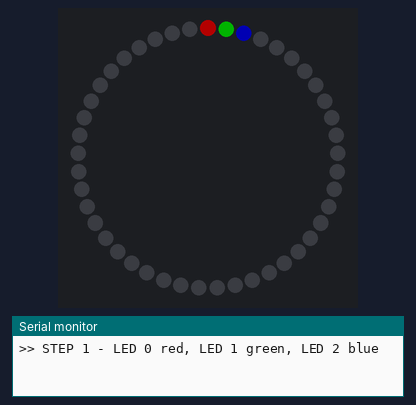
Bench run of a sketch on a simulated Arduino Nano, built with avr-gcc and run on an emulated ATmega328P. Parts: 45 RGB LEDs in a ring, first at the top, clockwise, the last lines printed to the serial monitor. Dim RGB values are drawn brighter than linear.

Above: at 0.1 s.
At 7.1 s:
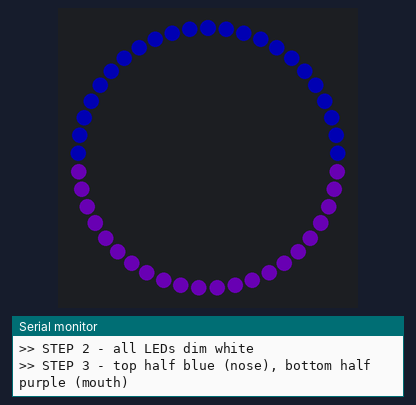
At 37.7 s:
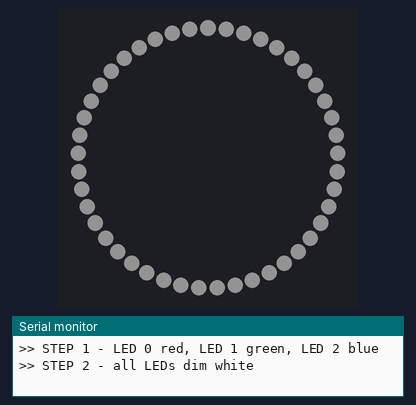

Measured:
- what the display in image 1 shows lasts 4.0 s, from 7.0 s to 11.0 s

The sketch:

LedRingTest.ino
```cpp
/*
  LED RING TEST  -  Arduino Nano Every

  Tests ONLY the LED ring (no motors, no sensors). Same pin, brightness and colours as BreathDevice.

  It repeats 5 steps forever. The Serial Monitor or Processing (115200 baud) shows which step is running:
    1. LED 0 RED, LED 1 GREEN, LED 2 BLUE   -> where the ring starts, which way it counts, and if the colours are right
    2. ALL LEDs dim white                   -> every LED works? (a broken LED stops all the LEDs after it)
    3. TOP half BLUE, BOTTOM half PURPLE    -> the nose / mouth halves (uses TOP_LED)
    4. the white spinning bar, 2 rounds     -> the opening / closing animation
    5. both halves slowly brighter, then darker, 2 times -> the breathing light, at the real speed (4 s from off to full)

  WIRING
    Ring DI (data IN, not DO!) -> 220-470 ohm resistor -> Nano A1
    Ring 5V  -> BOTTOM red rail  (power bank 5V)
    Ring GND -> BOTTOM blue rail (power bank GND)
    BOTTOM blue rail joined to a Nano GND pin (one wire)  <- without this the ring does nothing or flickers

  Needs the library "Adafruit NeoPixel".
*/

#include <Adafruit_NeoPixel.h>                                        // The Adafruit NeoPixel library controls the LED ring.

// PINS

const int LED_PIN   = A1;                                             // The LED ring's data wire is connected to pin A1, as in BreathDevice.
const int LED_COUNT = 45;                                             // The ring has 45 LEDs.
Adafruit_NeoPixel ring(LED_COUNT, LED_PIN, NEO_GRB + NEO_KHZ800);     // This creates the LED ring object the code talks to.

// SETTINGS

const int   LED_BRIGHTNESS = 60;                                      // The ring's overall brightness, from 0 to 255, the same as BreathDevice (kept low to save current).
const int   TOP_LED        = 0;                                       // The number of the LED at the very top of the ring, the same as BreathDevice. Step 1 helps to find it.
const float LED_STEP       = 0.0125;                                  // How much brighter or darker the breathing light gets every 50 ms, the same as BreathDevice.
const long  BAUD_RATE      = 115200;                                  // The speed of the USB connection, the same as BreathDevice.

// HELPERS  (the same LED functions as BreathDevice)

void setRing(float top, float bottom) {                               // This function lights the top half blue (nose) and the bottom half purple (mouth), each from 0 to 1.
  for (int i = 0; i < LED_COUNT; i++) {                               // It goes through all 45 LEDs, one by one.
    int d = (i - TOP_LED + LED_COUNT) % LED_COUNT;                    // How far round the ring this LED is from the top LED.
    bool topHalf = d <= LED_COUNT / 4 || d >= LED_COUNT - LED_COUNT / 4;   // The LED is in the top half if it is within 11 LEDs of the top, on either side.
    if (topHalf) ring.setPixelColor(i, ring.Color(0, 0, top * 255));  // A top LED gets blue, as bright as the top value.
    else         ring.setPixelColor(i, ring.Color(bottom * 150, 0, bottom * 255));   // A bottom LED gets purple, as bright as the bottom value.
  }                                                                   // End of going through the LEDs.
  ring.show();                                                        // The new colours are sent to the ring all at once.
}                                                                     // End of setRing.

void ringOff() {                                                      // This function switches every LED off.
  ring.clear();                                                       // All LEDs are set to off...
  ring.show();                                                        // ...and the ring is updated.
}                                                                     // End of ringOff.

// SETUP + LOOP

void setup() {                                                        // setup() runs once, when the Arduino is switched on.
  Serial.begin(BAUD_RATE);                                            // The USB connection is started.
  ring.begin();                                                       // The LED ring is started.
  ring.setBrightness(LED_BRIGHTNESS);                                 // Its overall brightness is limited.
  ringOff();                                                          // It starts with all LEDs off.
}                                                                     // End of setup.

void loop() {                                                         // loop() runs the 5 steps, then starts again.

  // ----- STEP 1: where the ring starts, which way it counts, the colours -----
  Serial.println(">> STEP 1 - LED 0 red, LED 1 green, LED 2 blue");   // The step is announced (no ":" so Processing only shows it).
  ringOff();                                                          // All LEDs are switched off first.
  ring.setPixelColor(0, ring.Color(255, 0, 0));                       // LED 0 is set to red: this is where the ring starts.
  ring.setPixelColor(1, ring.Color(0, 255, 0));                       // LED 1 is set to green: this shows which way the numbers go.
  ring.setPixelColor(2, ring.Color(0, 0, 255));                       // LED 2 is set to blue. If red and green look swapped, the colour order is wrong.
  ring.show();                                                        // The three LEDs light up.
  delay(4000);                                                        // They stay on for 4 s.

  // ----- STEP 2: every LED works? -----
  Serial.println(">> STEP 2 - all LEDs dim white");                   // The step is announced.
  for (int i = 0; i < LED_COUNT; i++) ring.setPixelColor(i, ring.Color(80, 80, 80));   // Every LED is set to a dim white.
  ring.show();                                                        // They all light up. A dark gap means a broken LED or a bad joint there.
  delay(3000);                                                        // They stay on for 3 s.

  // ----- STEP 3: the nose and mouth halves -----
  Serial.println(">> STEP 3 - top half blue (nose), bottom half purple (mouth)");   // The step is announced.
  setRing(1.0, 1.0);                                                  // Both halves at full brightness. The blue half should be at the top of the device.
  delay(4000);                                                        // They stay on for 4 s.

  // ----- STEP 4: the opening / closing animation -----
  Serial.println(">> STEP 4 - spinning bar (opening and closing animation)");   // The step is announced.
  for (int pos = 0; pos < LED_COUNT * 2; pos++) {                     // The bar moves 90 times: two full rounds of 45 LEDs.
    ring.clear();                                                     // All LEDs are switched off...
    for (int i = 0; i < 5; i++) ring.setPixelColor((pos + i) % LED_COUNT, ring.Color(255, 255, 255));   // ...then five LEDs in a row, starting at pos, are lit white.
    ring.show();                                                      // The ring shows the bar.
    delay(40);                                                        // The bar moves on every 40 ms, the same speed as in BreathDevice.
  }                                                                   // End of the two rounds.

  // ----- STEP 5: the breathing light, at the real speed -----
  Serial.println(">> STEP 5 - breathing light (brighter = breathing in, darker = breathing out)");   // The step is announced.
  for (int breath = 0; breath < 2; breath++) {                        // Two breaths are shown.
    for (float light = 0; light <= 1.0; light = light + LED_STEP) {   // Breathing in: the light goes from off to full, one LED_STEP at a time...
      setRing(light, light);                                          // ...on both halves...
      delay(50);                                                      // ...every 50 ms, so it takes 4 s, as in BreathDevice.
    }                                                                 // End of breathing in.
    for (float light = 1.0; light >= 0; light = light - LED_STEP) {   // Breathing out: the light goes from full back to off...
      setRing(light, light);                                          // ...on both halves...
      delay(50);                                                      // ...at the same speed.
    }                                                                 // End of breathing out.
  }                                                                   // End of the two breaths.

  ringOff();                                                          // All LEDs are switched off...
  delay(1000);                                                        // ...for 1 s before the steps start again.
}                                                                     // End of loop.
```
